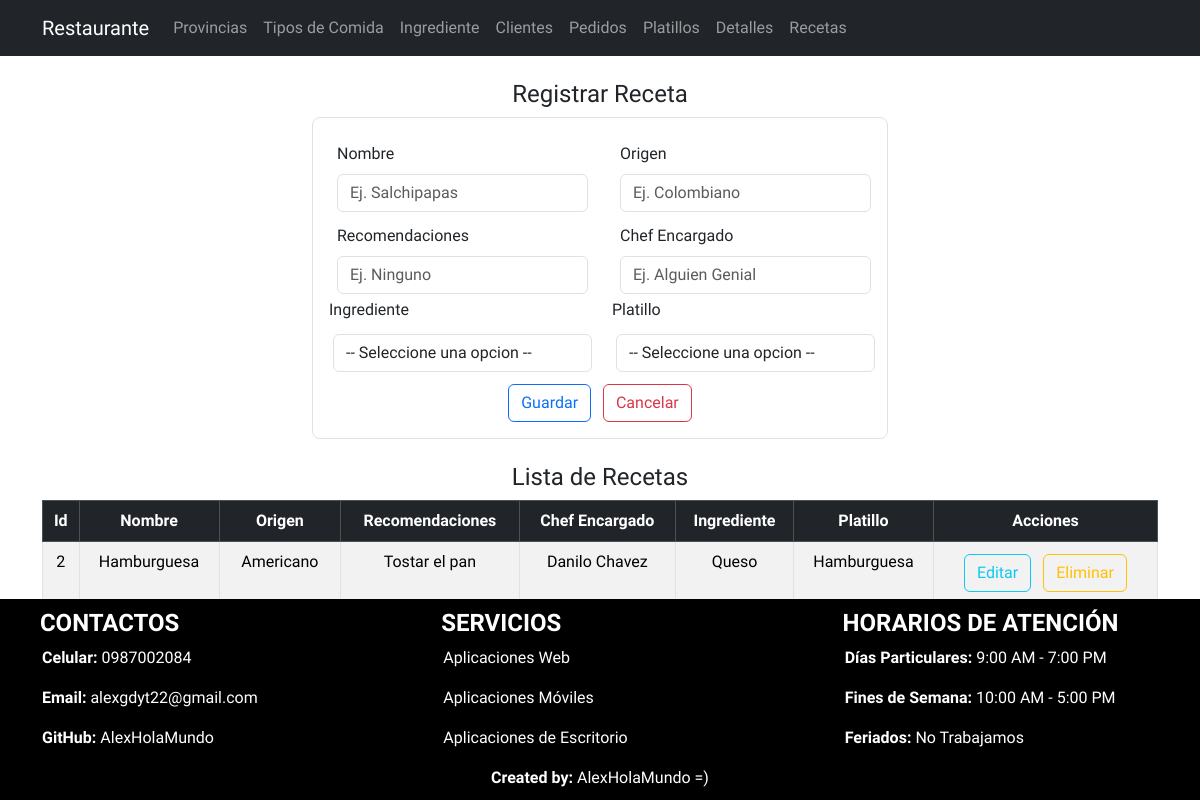
The app's page /listaReceta/, older data.
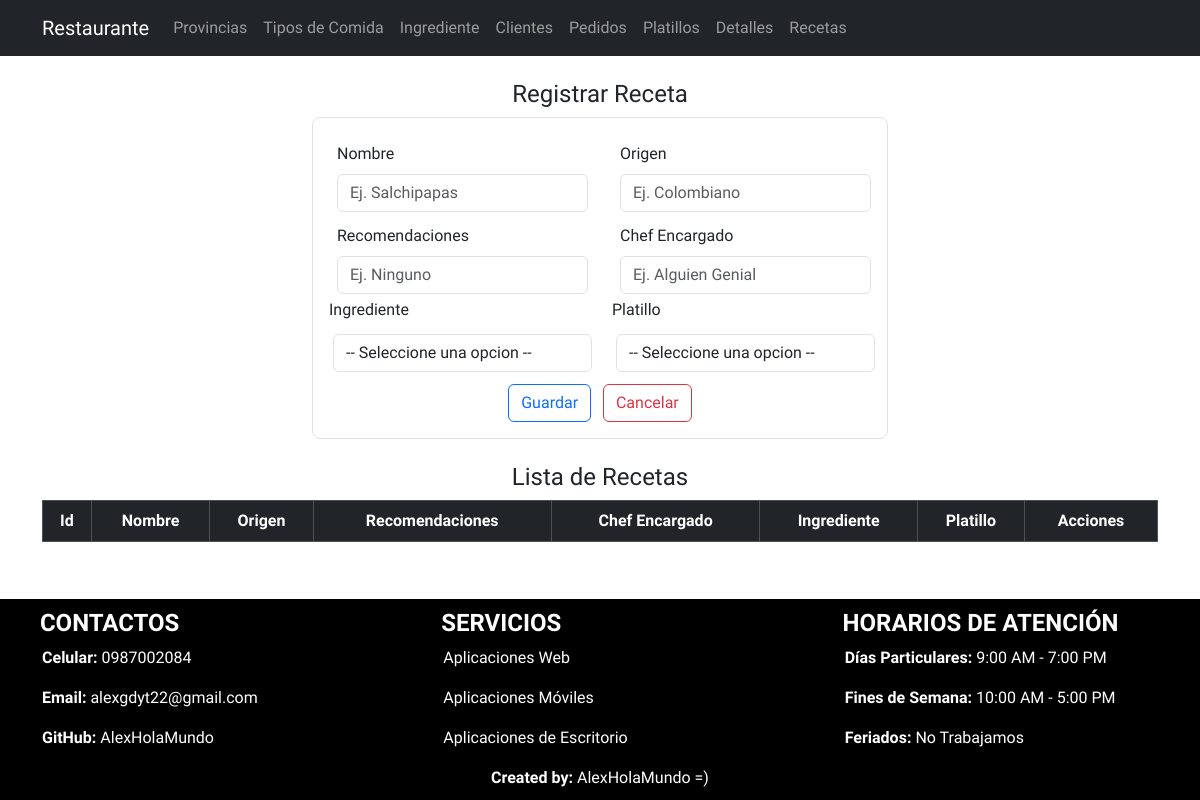
The same page, newer data.
### Aplicaciones/RestauranteWT/models.py (models this page shows, shortened)
class Receta (models.Model):
    idReceta_wt = models.AutoField(primary_key=True)
    nombre_wt = models.CharField(max_length=30)
    origen_wt = models.CharField(max_length=30)
    recomendaciones_wt = models.CharField(max_length=50)
    chefEncargado_wt = models.CharField(max_length=30)
    ingrediente_wt = models.ForeignKey(Ingrediente, null=True, blank=True, on_delete=models.CASCADE)
    platillo_wt = models.ForeignKey(Platillo, null=True, blank=True, on_delete=models.CASCADE)

class Ingrediente(models.Model):
    idIngrediente_wt = models.AutoField(primary_key=True)
    nombre_wt = models.CharField(max_length=200)
    tipo_wt = models.CharField(max_length=20)
    proveedor_wt = models.CharField(max_length=20)
    imagen_wt = models.FileField(upload_to='ingredientes', null=True, blank=True)

class Platillo (models.Model):
    idPlatillo_wt = models.AutoField(primary_key=True)
    nombre_wt = models.CharField(max_length=200)
    descripcion_wt = models.CharField(max_length=110)
    aderezos_wt = models.CharField(max_length=50)
    imagen_wt = models.FileField(upload_to='platillos', null=True, blank=True)
    tipo_wt = models.ForeignKey(Tipo , null=True, blank=True, on_delete=models.CASCADE)

### Aplicaciones/RestauranteWT/views.py (the view)
# urls.py: path('listaReceta/', views.listaReceta),
def listaReceta(request):
    recetaBdd=Receta.objects.all()
    platilloBdd=Platillo.objects.all()
    ingredienteBdd=Ingrediente.objects.all()
    return render(request, 'listaReceta.html', {'recetas':recetaBdd , 'platillos':platilloBdd, 'ingredientes':ingredienteBdd})

### Aplicaciones/RestauranteWT/templates/listaReceta.html (shortened to what the changed rows need)
{% extends "plantilla.html" %} {% block contenido %} {%load static %}
<center class="mt-4 mb-4">
  <div class="container table-responsive">
    <table class="table table-striped table-bordered table-hover">
      <thead>
        <tr class="table-dark">
          <th class="text-center" scope="col">Id</th>
          <th class="text-center" scope="col">Nombre</th>
          <th class="text-center" scope="col">Origen</th>
          <th class="text-center" scope="col">Recomendaciones</th>
          <th class="text-center" scope="col">Chef Encargado</th>
          <th class="text-center" scope="col">Ingrediente</th>
          <th class="text-center" scope="col">Platillo</th>
          <th class="text-center" scope="col">Acciones</th>
        </tr>
      </thead>
      <tbody>
        {% for receta in recetas %}
        <tr>
          <td class="text-center">{{receta.idReceta_wt}}</td>
          <td class="text-center">{{receta.nombre_wt}}</td>
          <td class="text-center">{{receta.origen_wt}}</td>
          <td class="text-center">{{receta.recomendaciones_wt}}</td>
          <td class="text-center">{{receta.chefEncargado_wt}}</td>
          <td class="text-center">{{receta.ingrediente_wt.nombre_wt}}</td>
          <td class="text-center">{{receta.platillo_wt.nombre_wt}}</td>
          <td class="text-center">
            <a
              href="/editarReceta/{{receta.idReceta_wt}}"
              class="btn btn-outline-info m-1"
              >Editar</a
            >
            <a
              href="javascript:void(0);"
              type="button"
              class="btn btn-outline-warning m-1"
              onclick="eliminarReceta('/eliminarReceta/{{receta.idReceta_wt}}')"
              >Eliminar</a
            >
          </td>
        </tr>
        {% endfor %}
      </tbody>
    </table>
  </div>
</center>
{% endblock contenido %}

Row changes from the older to the newer data that the page shows:
removed Receta: idReceta_wt "2", nombre_wt "Hamburguesa", origen_wt "Americano", recomendaciones_wt "Tostar el pan", chefEncargado_wt "Danilo Chavez", ingrediente_wt.nombre_wt "Queso", platillo_wt.nombre_wt "Hamburguesa"
